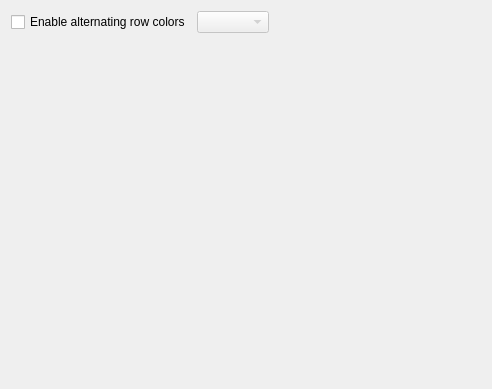
<?xml version="1.0" encoding="UTF-8"?>
<ui version="4.0">
 <class>LayerList</class>
 <widget class="QWidget" name="LayerList">
  <property name="geometry">
   <rect>
    <x>0</x>
    <y>0</y>
    <width>492</width>
    <height>389</height>
   </rect>
  </property>
  <layout class="QVBoxLayout" name="verticalLayout">
   <item>
    <layout class="QHBoxLayout" name="horizontalLayout">
     <item>
      <widget class="QCheckBox" name="EnableAlternatingRowColor">
       <property name="text">
        <string>Enable alternating row colors</string>
       </property>
      </widget>
     </item>
     <item>
      <widget class="RColorCombo" name="AlternatingRowColor">
       <property name="enabled">
        <bool>false</bool>
       </property>
       <property name="onlyFixed" stdset="0">
        <bool>true</bool>
       </property>
       <property name="color" stdset="0">
        <color>
         <red>230</red>
         <green>235</green>
         <blue>250</blue>
        </color>
       </property>
       <property name="blackWhite" stdset="0">
        <bool>false</bool>
       </property>
       <property name="showAlphaChannel" stdset="0">
        <bool>true</bool>
       </property>
      </widget>
     </item>
     <item>
      <spacer name="horizontalSpacer">
       <property name="orientation">
        <enum>Qt::Horizontal</enum>
       </property>
       <property name="sizeHint" stdset="0">
        <size>
         <width>40</width>
         <height>20</height>
        </size>
       </property>
      </spacer>
     </item>
    </layout>
   </item>
   <item>
    <spacer name="verticalSpacer">
     <property name="orientation">
      <enum>Qt::Vertical</enum>
     </property>
     <property name="sizeHint" stdset="0">
      <size>
       <width>20</width>
       <height>40</height>
      </size>
     </property>
    </spacer>
   </item>
  </layout>
 </widget>
 <customwidgets>
  <customwidget>
   <class>RColorCombo</class>
   <extends>QComboBox</extends>
   <header>RColorCombo.h</header>
  </customwidget>
 </customwidgets>
 <resources/>
 <connections>
  <connection>
   <sender>EnableAlternatingRowColor</sender>
   <signal>toggled(bool)</signal>
   <receiver>AlternatingRowColor</receiver>
   <slot>setEnabled(bool)</slot>
   <hints>
    <hint type="sourcelabel">
     <x>188</x>
     <y>24</y>
    </hint>
    <hint type="destinationlabel">
     <x>248</x>
     <y>25</y>
    </hint>
   </hints>
  </connection>
 </connections>
</ui>
